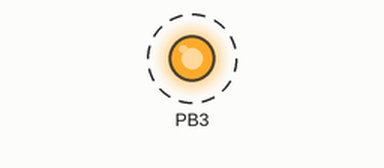
Simulated run of this program. Board: ATmega16, built with avr-gcc and emulated at 1 MHz. Parts: output pins drawn as LEDs (lit = HIGH). Dashed ring = blinking.

Above: at 0.4 s.
Timing chart, 0 to 4.6 s (numbered marks = the images above):
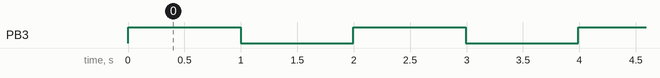

Measured:
- by itself, PB3: alternates HIGH for 1.0 s and LOW for 1.0 s

The program:

main.c
```c
/*
 * Delay function.c
 *
 * Created: 17-01-2019 15:49:57
 * Author : TIDU
 */
#define F_CPU 1000000L
#include <avr/io.h>
#include <util/delay.h>


int main(void)
{   DDRB|=(1<<PINB3);
	PORTB&=~(1<<PINB3);


    while (1)
    {
		PORTB^=(1<<PINB3);
		T_delay_ms(1000);
}
}
void T_delay_ms(int k)
{
	long double t=k*5.8;
	long double i=0;
	while(i<t)
	{
		i++;
	}
}
```
